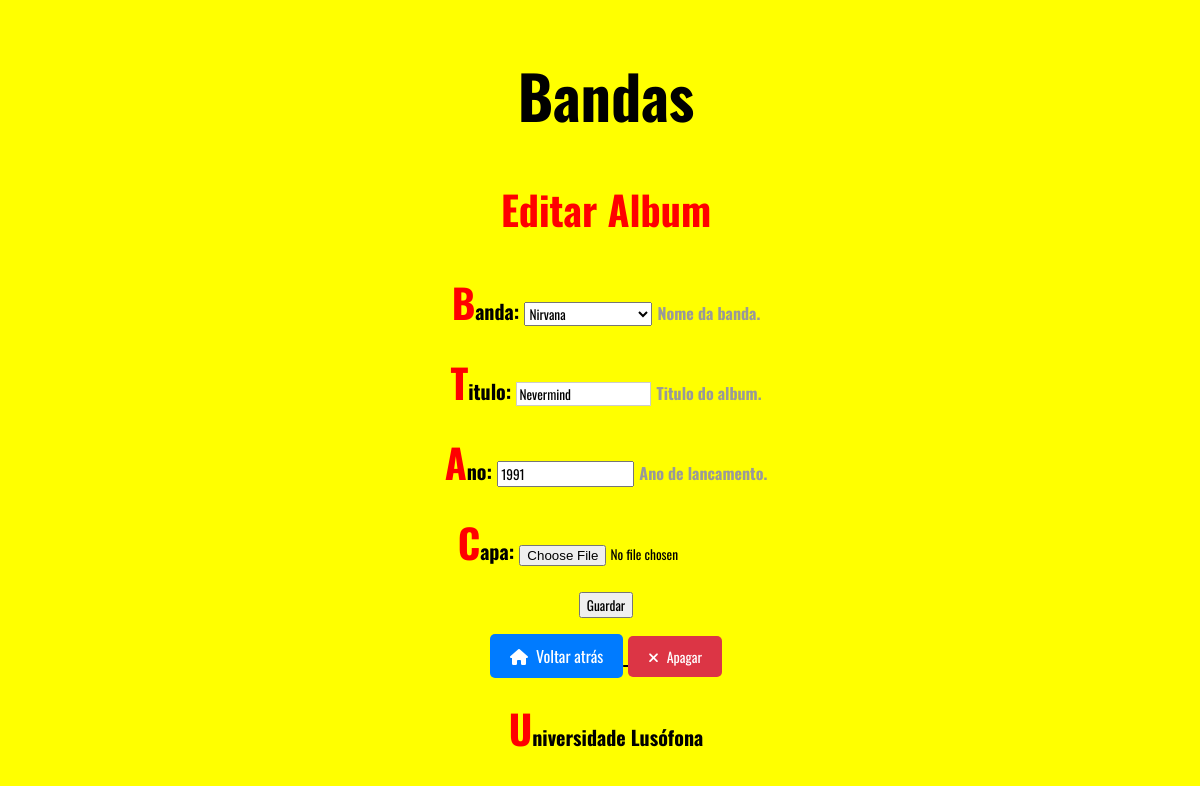
The page /bandas/edita_album/23/ (signed in) on the database its author committed.
### bandas/models.py (models this page shows, shortened)
class Album(models.Model):
    banda = models.ForeignKey(Banda, on_delete=models.CASCADE, null=True)
    titulo = models.CharField(max_length=100)
    ano = models.IntegerField()
    capa = models.ImageField(upload_to='capas_albuns/')

### bandas/views.py (the view)
# urls.py: path('edita_album/<int:album_id>/', views.edita_album_view, name="editarAlbum"),
@login_required
def edita_album_view(request, album_id):
    album = Album.objects.get(id=album_id)
    if request.POST:
        form = AlbumForm(request.POST or None, request.FILES, instance=album)
        if form.is_valid():
            form.save()
            return redirect('bandas:index')
    else:
        form = AlbumForm(instance=album)
    context = {'form': form, 'album':album}
    return render(request, 'bandas/editarAlbum.html', context)

### bandas/forms.py
class AlbumForm(forms.ModelForm):
  capa = forms.ImageField(required=False)
  class Meta:
    model = Album
    fields = '__all__'
    help_texts = {
            'banda': 'Nome da banda.',
            'titulo': 'Titulo do album.',
            'ano': 'Ano de lancamento.',
            'capa': 'Fotografia da capa do album.',
        }

### bandas/models.py (called while the page is built)
    def __str__(self):
        return f'{self.nome}'

### bandas/templates/bandas/editarAlbum.html (shortened to what this page needs)
{% extends 'bandas/layout.html' %}
{% block content %}
<body class = "album">
</body>
    <h2>Editar Album</h2>
    <form action="{% url 'bandas:editarAlbum' album.id %}" method="post" enctype='multipart/form-data'>
      {{ form.as_p }}
      <input type="submit" value="Guardar">
    </form>
    <a href="{% url 'bandas:index' %}">
      <button class = "button-menu">Voltar atrás</button>
    </a>
    <a href="{% url 'bandas:apagarAlbum' album.id %}">
      <button class = "button-cancel">Apagar</button>
    </a>
{% endblock %}

### bandas/static/bandas/estilos.css (style rules this page uses)
body { background-color: yellow; margin-left: 20px; text-align:center; }
.helptext { font-size: 0.8em; color: #999; }
.button-cancel:before { font-family: 'Font Awesome 5 Free'; font-weight: 900; content: "\f00d"; padding-right: 8px; }
.button-cancel { font-size: 14px; padding: 10px 20px; cursor: pointer; background-color: #dc3545; color: white; border-radius: 5px; border: none; transition: background-color 0.3s; }
.button-menu:before { font-family: 'Font Awesome 5 Free'; font-weight: 900; content: "\f015"; padding-right: 8px; }
.button-menu { font-size: 16px; padding: 10px 20px; cursor: pointer; background-color: #007bff; color: white; border-radius: 5px; border: none; }
* { font-family: 'Oswald', sans-serif; }
a { color: black; font-size: 22px; }
input[type="text"] { border: 1px solid #ccc; }
p::first-line { font-weight: bold; }
p::first-letter { font-size: 2em; color: red; }
p { font-size:20px; color:black; }
h2, h3 { color: red; font-size:40px; }

### rows shown on the page
Album: banda "Nirvana", titulo "Nevermind", ano "1991"
